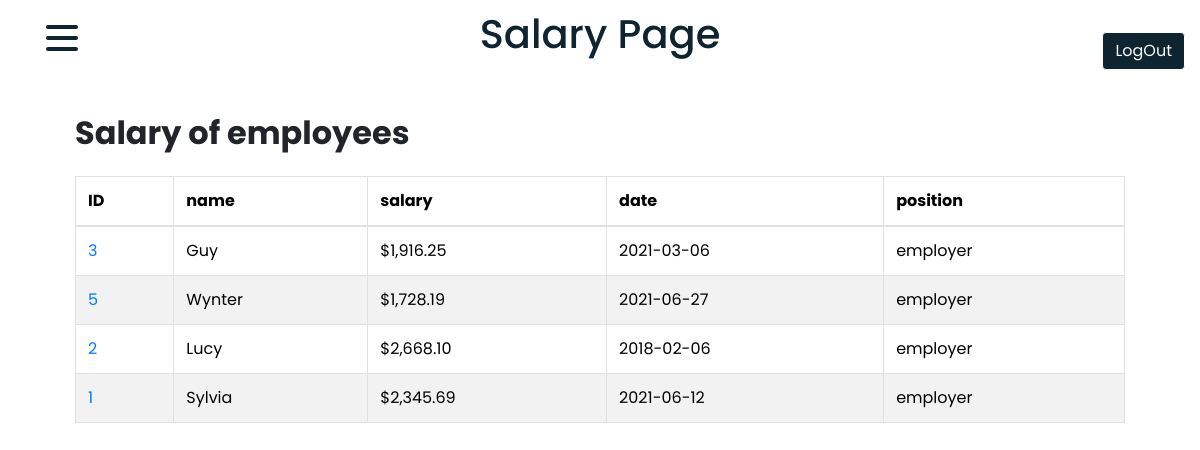
Page /Pages/InfoForDirector/index.php (signed in) on the committed database.
### tables this page shows
CREATE TABLE `salary` (
  `id` mediumint(8) unsigned NOT NULL auto_increment,
  `salary` varchar(50) default NULL,
  `date` varchar(50),
  `position_id` mediumint default NULL,
  `receiver_id` mediumint default NULL,
  PRIMARY KEY (`id`)
) AUTO_INCREMENT=1;

CREATE TABLE `employees` (
  `id` mediumint(8) unsigned NOT NULL auto_increment,
  `name` varchar(50) default NULL,
  `surname` varchar(50) default NULL,
  `phone` int(50) default NULL,
  `email` varchar(50) UNIQUE,
  `date` varchar(50),
  `password` varchar(50),
  `director_id` int default NULL,
  PRIMARY KEY (`id`)
) AUTO_INCREMENT=1;

CREATE TABLE `position` (
  `id` mediumint(8) unsigned NOT NULL auto_increment,
  `position` varchar(20) default NULL,
  PRIMARY KEY (`id`)
) AUTO_INCREMENT=1;

### Pages/InfoForDirector/index.php (the view, shortened to what this page needs)
<?php
    include '../../SQL_connect/connect_db.php';
    $sql = "SELECT e.id,s.salary,s.date,p.position,e.name FROM `salary` as s
    JOIN position as p ON s.position_id = p.id
    JOIN employees as e ON s.receiver_id = e.id WHERE p.position = 'employer';";
    $result = mysqli_query($conn,$sql);
?>
<!DOCTYPE html>
<html lang="en">
    <head>
    <link href="https://cdn.jsdelivr.net/npm/bootstrap@5.3.2/dist/css/bootstrap.min.css" rel="stylesheet">
    <link rel="stylesheet" href="https://stackpath.bootstrapcdn.com/bootstrap/4.5.0/css/bootstrap.min.css">
    <link rel="stylesheet" href="https://maxcdn.bootstrapcdn.com/font-awesome/4.7.0/css/font-awesome.min.css">
    <link rel="stylesheet" href="../../css/resp_director.css">
    <link rel="stylesheet" href="../../css/director.css">
</head>
<body>
    <a href="index.php?logout" class="btn btn-primary position-absolute end-1 logout">LogOut</a>
    <h1><a href="" class="text-decoration-none h1">Salary Page</a></h1>
  <nav>
      <div class="navbar">
        <div class="container nav-container">
            <div class="hamburger-lines">
              <span class="line line1"></span>
              <span class="line line2"></span>
              <span class="line line3"></span>
            </div>
        </div>
      </div>
    </nav>
<div class="container">
    <div class="table-responsive">
        <div class="table-wrapper">
            <div class="table-title">
                <div class="row">
                    <div class="col-sm-8"><h2><b>Salary of employees</b></h2></div>
                    <div class="col-sm-4">
                    </div>
                </div>
            </div>
            <table class="table table-striped table-hover table-bordered">
                <thead>
                    <tr>
                        <th>ID</th>
                        <th>name</th>
                        <th>salary</th>
                        <th>date</th>
                        <th>position</th>
                    </tr>
                </thead>
                <tbody>
                    <tr>
                        <?php
                            while($row = mysqli_fetch_assoc($result)) {
                                ?>
                                    <tr>
                                    <td><a href="../../Action/userId.php?id=<?php echo $row['id'] ?>"><? echo $row['id'] ?></a></td>
                                    <td><? echo $row['name']?></td>
                                    <td><? echo $row['salary']?></td>
                                    <td><? echo $row['date']?></td>
                                    <td><? echo $row['position']?></td>
                            </tr>
                            <?php
                        }
                        ?>
                    </tr>
                </tbody>
            </table>
        </div>
    </div>
</div>
</body>
</html>

### css/director.css (style rules this page uses)
* { margin: 0; padding: 0; box-sizing: border-box; }
body { font-family: "Poppins", sans-serif; }
h1 { text-align: center; margin-top: 10px; }
.table-responsive { overflow: hidden; }
.table-wrapper { display: flex; flex-direction: column; gap: 1em; margin: 3em 0; }
.btn { border: 1px solid; }
.container { max-width: 1150px; width: 90%; margin: auto; }
.navbar { width: 100%; }
.nav-container { display: flex; justify-content: space-between; align-items: center; height: 62px; }
.nav-container { display: block; position: relative; height: 60px; }
.nav-container .hamburger-lines { display: block; height: 26px; width: 32px; position: absolute; top: 17px; left: 20px; z-index: 2; display: flex; flex-direction: column; justify-content: space-between; }
.nav-container .hamburger-lines .line { display: block; height: 4px; width: 100%; border-radius: 10px; background: #0e2431; }
.nav-container .hamburger-lines .line1 { transform-origin: 0% 0%; transition: transform 0.4s ease-in-out; }
.nav-container .hamburger-lines .line2 { transition: transform 0.2s ease-in-out; }
.nav-container .hamburger-lines .line3 { transform-origin: 0% 100%; transition: transform 0.4s ease-in-out; }
nav { width: 15em; position: absolute; top: 0; }
.logout { background-color: #0e2431; right: 15px; top: 2em; }
.h1 { color: #0e2431; }

### rows in the picture
salary: employees.id "3", employees.name "Guy", salary "$1,916.25", date "2021-03-06", position.position "employer"
salary: employees.id "5", employees.name "Wynter", salary "$1,728.19", date "2021-06-27", position.position "employer"
salary: employees.id "2", employees.name "Lucy", salary "$2,668.10", date "2018-02-06", position.position "employer"
salary: employees.id "1", employees.name "Sylvia", salary "$2,345.69", date "2021-06-12", position.position "employer"
